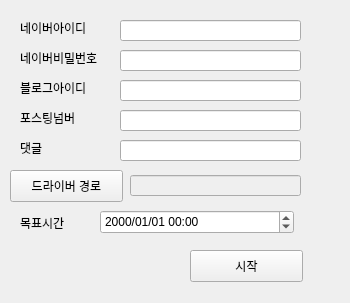
<?xml version="1.0" encoding="UTF-8"?>
<ui version="4.0">
 <class>Form</class>
 <widget class="QWidget" name="Form">
  <property name="geometry">
   <rect>
    <x>0</x>
    <y>0</y>
    <width>350</width>
    <height>303</height>
   </rect>
  </property>
  <property name="windowTitle">
   <string>Form</string>
  </property>
  <widget class="QLineEdit" name="naver_id_edt">
   <property name="geometry">
    <rect>
     <x>120</x>
     <y>20</y>
     <width>181</width>
     <height>21</height>
    </rect>
   </property>
  </widget>
  <widget class="QLabel" name="label">
   <property name="geometry">
    <rect>
     <x>20</x>
     <y>20</y>
     <width>91</width>
     <height>16</height>
    </rect>
   </property>
   <property name="text">
    <string>네이버아이디</string>
   </property>
  </widget>
  <widget class="QLabel" name="label_2">
   <property name="geometry">
    <rect>
     <x>20</x>
     <y>50</y>
     <width>91</width>
     <height>16</height>
    </rect>
   </property>
   <property name="text">
    <string>네이버비밀번호</string>
   </property>
  </widget>
  <widget class="QLabel" name="label_3">
   <property name="geometry">
    <rect>
     <x>20</x>
     <y>80</y>
     <width>91</width>
     <height>16</height>
    </rect>
   </property>
   <property name="text">
    <string>블로그아이디</string>
   </property>
  </widget>
  <widget class="QLabel" name="label_4">
   <property name="geometry">
    <rect>
     <x>20</x>
     <y>110</y>
     <width>91</width>
     <height>16</height>
    </rect>
   </property>
   <property name="text">
    <string>포스팅넘버</string>
   </property>
  </widget>
  <widget class="QLabel" name="label_5">
   <property name="geometry">
    <rect>
     <x>20</x>
     <y>140</y>
     <width>91</width>
     <height>16</height>
    </rect>
   </property>
   <property name="text">
    <string>댓글</string>
   </property>
  </widget>
  <widget class="QPushButton" name="start_btn">
   <property name="geometry">
    <rect>
     <x>190</x>
     <y>250</y>
     <width>113</width>
     <height>32</height>
    </rect>
   </property>
   <property name="text">
    <string>시작</string>
   </property>
  </widget>
  <widget class="QPushButton" name="set_dir">
   <property name="geometry">
    <rect>
     <x>10</x>
     <y>170</y>
     <width>113</width>
     <height>32</height>
    </rect>
   </property>
   <property name="text">
    <string>드라이버 경로</string>
   </property>
  </widget>
  <widget class="QLineEdit" name="naver_pw_edt">
   <property name="geometry">
    <rect>
     <x>120</x>
     <y>50</y>
     <width>181</width>
     <height>21</height>
    </rect>
   </property>
  </widget>
  <widget class="QLineEdit" name="blog_id_edt">
   <property name="geometry">
    <rect>
     <x>120</x>
     <y>80</y>
     <width>181</width>
     <height>21</height>
    </rect>
   </property>
  </widget>
  <widget class="QLineEdit" name="post_num_edt">
   <property name="geometry">
    <rect>
     <x>120</x>
     <y>110</y>
     <width>181</width>
     <height>21</height>
    </rect>
   </property>
  </widget>
  <widget class="QLineEdit" name="reply_content_edt">
   <property name="geometry">
    <rect>
     <x>120</x>
     <y>140</y>
     <width>181</width>
     <height>21</height>
    </rect>
   </property>
  </widget>
  <widget class="QLineEdit" name="dir_edt">
   <property name="enabled">
    <bool>false</bool>
   </property>
   <property name="geometry">
    <rect>
     <x>130</x>
     <y>175</y>
     <width>171</width>
     <height>21</height>
    </rect>
   </property>
  </widget>
  <widget class="QLabel" name="label_6">
   <property name="geometry">
    <rect>
     <x>20</x>
     <y>215</y>
     <width>60</width>
     <height>16</height>
    </rect>
   </property>
   <property name="text">
    <string>목표시간</string>
   </property>
  </widget>
  <widget class="QDateTimeEdit" name="dateTimeEdit">
   <property name="geometry">
    <rect>
     <x>100</x>
     <y>210</y>
     <width>194</width>
     <height>24</height>
    </rect>
   </property>
   <property name="displayFormat">
    <string>yyyy/MM/dd hh:mm</string>
   </property>
  </widget>
 </widget>
 <resources/>
 <connections/>
</ui>
